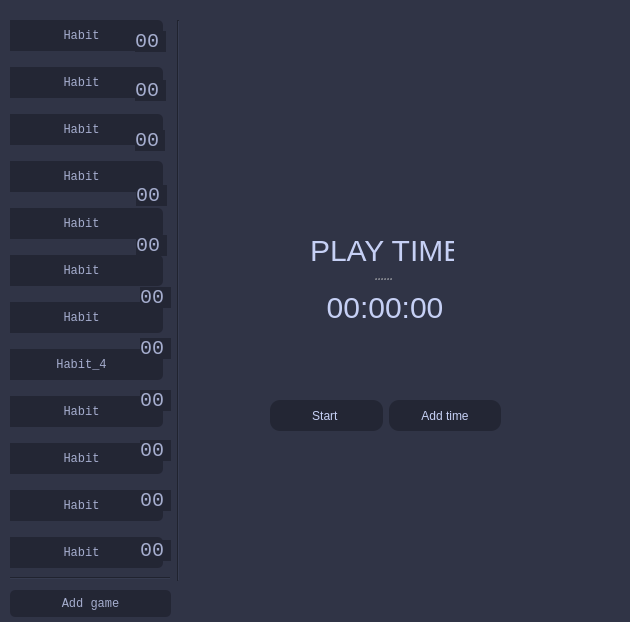
<?xml version="1.0" encoding="UTF-8"?>
<ui version="4.0">
 <class>timeIn</class>
 <widget class="QMainWindow" name="timeIn">
  <property name="geometry">
   <rect>
    <x>0</x>
    <y>0</y>
    <width>630</width>
    <height>622</height>
   </rect>
  </property>
  <property name="minimumSize">
   <size>
    <width>100</width>
    <height>31</height>
   </size>
  </property>
  <property name="windowTitle">
   <string>MainWindow</string>
  </property>
  <property name="styleSheet">
   <string notr="true">background-color: rgb(48, 52, 70);</string>
  </property>
  <widget class="QWidget" name="centralwidget">
   <widget class="QFrame" name="frame">
    <property name="geometry">
     <rect>
      <x>10</x>
      <y>0</y>
      <width>611</width>
      <height>591</height>
     </rect>
    </property>
    <property name="sizeIncrement">
     <size>
      <width>10</width>
      <height>0</height>
     </size>
    </property>
    <property name="baseSize">
     <size>
      <width>10</width>
      <height>0</height>
     </size>
    </property>
    <property name="styleSheet">
     <string notr="true">background-color: #303446;</string>
    </property>
    <property name="frameShape">
     <enum>QFrame::NoFrame</enum>
    </property>
    <property name="frameShadow">
     <enum>QFrame::Plain</enum>
    </property>
    <property name="lineWidth">
     <number>10</number>
    </property>
    <widget class="QFrame" name="frame_2">
     <property name="geometry">
      <rect>
       <x>230</x>
       <y>170</y>
       <width>281</width>
       <height>191</height>
      </rect>
     </property>
     <property name="styleSheet">
      <string notr="true">color: #c6d0f5;
font-size: 30px</string>
     </property>
     <property name="frameShape">
      <enum>QFrame::NoFrame</enum>
     </property>
     <property name="frameShadow">
      <enum>QFrame::Raised</enum>
     </property>
     <widget class="QSplitter" name="splitter">
      <property name="enabled">
       <bool>false</bool>
      </property>
      <property name="geometry">
       <rect>
        <x>70</x>
        <y>53</y>
        <width>144</width>
        <height>111</height>
       </rect>
      </property>
      <property name="orientation">
       <enum>Qt::Vertical</enum>
      </property>
      <widget class="QLabel" name="label">
       <property name="styleSheet">
        <string notr="true">color: #c6d0f5;
font-size: 30px</string>
       </property>
       <property name="text">
        <string>PLAY TIME</string>
       </property>
      </widget>
      <widget class="QLabel" name="label_2">
       <property name="styleSheet">
        <string notr="true">color: #c6d0f5;
font-size: 30px</string>
       </property>
       <property name="text">
        <string>  00:00:00</string>
       </property>
      </widget>
     </widget>
    </widget>
    <widget class="QWidget" name="layoutWidget">
     <property name="geometry">
      <rect>
       <x>260</x>
       <y>380</y>
       <width>231</width>
       <height>71</height>
      </rect>
     </property>
     <layout class="QHBoxLayout" name="horizontalLayout" stretch="0,0">
      <property name="spacing">
       <number>6</number>
      </property>
      <property name="sizeConstraint">
       <enum>QLayout::SetNoConstraint</enum>
      </property>
      <item>
       <widget class="QPushButton" name="start_butt">
        <property name="minimumSize">
         <size>
          <width>0</width>
          <height>31</height>
         </size>
        </property>
        <property name="styleSheet">
         <string notr="true">border-radius: 10% ;
background-color: #232634;
color: #c6d0f5;</string>
        </property>
        <property name="text">
         <string>Start </string>
        </property>
        <property name="checkable">
         <bool>false</bool>
        </property>
        <property name="checked">
         <bool>false</bool>
        </property>
       </widget>
      </item>
      <item>
       <widget class="QPushButton" name="time_butt_2">
        <property name="enabled">
         <bool>true</bool>
        </property>
        <property name="minimumSize">
         <size>
          <width>0</width>
          <height>31</height>
         </size>
        </property>
        <property name="baseSize">
         <size>
          <width>0</width>
          <height>10</height>
         </size>
        </property>
        <property name="styleSheet">
         <string notr="true">border-radius: 10% ;
background-color: #232634;
color: #c6d0f5;</string>
        </property>
        <property name="text">
         <string>Add time</string>
        </property>
        <property name="checkable">
         <bool>true</bool>
        </property>
       </widget>
      </item>
     </layout>
    </widget>
    <widget class="Line" name="line">
     <property name="geometry">
      <rect>
       <x>0</x>
       <y>570</y>
       <width>171</width>
       <height>16</height>
      </rect>
     </property>
     <property name="orientation">
      <enum>Qt::Horizontal</enum>
     </property>
    </widget>
    <widget class="Line" name="line_2">
     <property name="geometry">
      <rect>
       <x>160</x>
       <y>20</y>
       <width>16</width>
       <height>561</height>
      </rect>
     </property>
     <property name="orientation">
      <enum>Qt::Vertical</enum>
     </property>
    </widget>
    <widget class="QWidget" name="layoutWidget">
     <property name="geometry">
      <rect>
       <x>-10</x>
       <y>20</y>
       <width>163</width>
       <height>61</height>
      </rect>
     </property>
     <layout class="QVBoxLayout" name="verticalLayout" stretch="0,0,0,5,0,0,0,0,0,0,0,5">
      <property name="spacing">
       <number>16</number>
      </property>
      <property name="sizeConstraint">
       <enum>QLayout::SetMinimumSize</enum>
      </property>
      <item>
       <widget class="QPushButton" name="pushButton_9">
        <property name="minimumSize">
         <size>
          <width>161</width>
          <height>31</height>
         </size>
        </property>
        <property name="styleSheet">
         <string notr="true">color: #a5adce;
font-family: Liberation Mono;
background-color: #232634;
border-radius: 5%;</string>
        </property>
        <property name="text">
         <string>Habit</string>
        </property>
       </widget>
      </item>
      <item>
       <widget class="QPushButton" name="pushButton_10">
        <property name="minimumSize">
         <size>
          <width>161</width>
          <height>31</height>
         </size>
        </property>
        <property name="styleSheet">
         <string notr="true">color: #a5adce;
font-family: Liberation Mono;
background-color: #232634;
border-radius: 5%;</string>
        </property>
        <property name="text">
         <string>Habit</string>
        </property>
       </widget>
      </item>
      <item>
       <widget class="QPushButton" name="pushButton_11">
        <property name="minimumSize">
         <size>
          <width>161</width>
          <height>31</height>
         </size>
        </property>
        <property name="styleSheet">
         <string notr="true">color: #a5adce;
font-family: Liberation Mono;
background-color: #232634;
border-radius: 5%;</string>
        </property>
        <property name="text">
         <string>Habit</string>
        </property>
       </widget>
      </item>
      <item>
       <widget class="QPushButton" name="pushButton_12">
        <property name="minimumSize">
         <size>
          <width>161</width>
          <height>31</height>
         </size>
        </property>
        <property name="styleSheet">
         <string notr="true">color: #a5adce;
font-family: Liberation Mono;
background-color: #232634;
border-radius: 5%;</string>
        </property>
        <property name="text">
         <string>Habit</string>
        </property>
       </widget>
      </item>
      <item>
       <widget class="QPushButton" name="pushButton_13">
        <property name="minimumSize">
         <size>
          <width>161</width>
          <height>31</height>
         </size>
        </property>
        <property name="styleSheet">
         <string notr="true">color: #a5adce;
font-family: Liberation Mono;
background-color: #232634;
border-radius: 5%;</string>
        </property>
        <property name="text">
         <string>Habit</string>
        </property>
       </widget>
      </item>
      <item>
       <widget class="QPushButton" name="pushButton_2">
        <property name="minimumSize">
         <size>
          <width>161</width>
          <height>31</height>
         </size>
        </property>
        <property name="styleSheet">
         <string notr="true">color: #a5adce;
font-family: Liberation Mono;
background-color: #232634;
border-radius: 5%;</string>
        </property>
        <property name="text">
         <string>Habit</string>
        </property>
       </widget>
      </item>
      <item>
       <widget class="QPushButton" name="pushButton_3">
        <property name="minimumSize">
         <size>
          <width>161</width>
          <height>31</height>
         </size>
        </property>
        <property name="styleSheet">
         <string notr="true">color: #a5adce;
font-family: Liberation Mono;
background-color: #232634;
border-radius: 5%;</string>
        </property>
        <property name="text">
         <string>Habit</string>
        </property>
       </widget>
      </item>
      <item>
       <widget class="QPushButton" name="pushButton_4">
        <property name="minimumSize">
         <size>
          <width>161</width>
          <height>31</height>
         </size>
        </property>
        <property name="styleSheet">
         <string notr="true">color: #a5adce;
font-family: Liberation Mono;
background-color: #232634;
border-radius: 5%;</string>
        </property>
        <property name="text">
         <string>Habit_4</string>
        </property>
       </widget>
      </item>
      <item>
       <widget class="QPushButton" name="pushButton_5">
        <property name="minimumSize">
         <size>
          <width>161</width>
          <height>31</height>
         </size>
        </property>
        <property name="styleSheet">
         <string notr="true">color: #a5adce;
font-family: Liberation Mono;
background-color: #232634;
border-radius: 5%;</string>
        </property>
        <property name="text">
         <string>Habit</string>
        </property>
       </widget>
      </item>
      <item>
       <widget class="QPushButton" name="pushButton_8">
        <property name="minimumSize">
         <size>
          <width>161</width>
          <height>31</height>
         </size>
        </property>
        <property name="styleSheet">
         <string notr="true">color: #a5adce;
font-family: Liberation Mono;
background-color: #232634;
border-radius: 5%;</string>
        </property>
        <property name="text">
         <string>Habit</string>
        </property>
       </widget>
      </item>
      <item>
       <widget class="QPushButton" name="pushButton_6">
        <property name="minimumSize">
         <size>
          <width>161</width>
          <height>31</height>
         </size>
        </property>
        <property name="styleSheet">
         <string notr="true">color: #a5adce;
font-family: Liberation Mono;
background-color: #232634;
border-radius: 5%;</string>
        </property>
        <property name="text">
         <string>Habit</string>
        </property>
       </widget>
      </item>
      <item>
       <widget class="QPushButton" name="pushButton_7">
        <property name="minimumSize">
         <size>
          <width>161</width>
          <height>31</height>
         </size>
        </property>
        <property name="styleSheet">
         <string notr="true">color: #a5adce;
font-family: Liberation Mono;
background-color: #232634;
border-radius: 5%;</string>
        </property>
        <property name="text">
         <string>Habit</string>
        </property>
       </widget>
      </item>
     </layout>
    </widget>
    <widget class="QLabel" name="label_3">
     <property name="geometry">
      <rect>
       <x>125</x>
       <y>31</y>
       <width>31</width>
       <height>21</height>
      </rect>
     </property>
     <property name="styleSheet">
      <string notr="true">color: #a5adce;
font-family: Liberation Mono;
background-color: #232634;
border-radius: 24%;
font-size: 20px</string>
     </property>
     <property name="text">
      <string>00</string>
     </property>
    </widget>
    <widget class="QLabel" name="label_4">
     <property name="geometry">
      <rect>
       <x>125</x>
       <y>80</y>
       <width>31</width>
       <height>21</height>
      </rect>
     </property>
     <property name="styleSheet">
      <string notr="true">color: #a5adce;
font-family: Liberation Mono;
background-color: #232634;
border-radius: 24%;
font-size: 20px</string>
     </property>
     <property name="text">
      <string>00</string>
     </property>
    </widget>
    <widget class="QLabel" name="label_5">
     <property name="geometry">
      <rect>
       <x>125</x>
       <y>130</y>
       <width>30</width>
       <height>21</height>
      </rect>
     </property>
     <property name="styleSheet">
      <string notr="true">color: #a5adce;
font-family: Liberation Mono;
background-color: #232634;
border-radius: 24%;
font-size: 20px</string>
     </property>
     <property name="text">
      <string>00</string>
     </property>
    </widget>
    <widget class="QLabel" name="label_6">
     <property name="geometry">
      <rect>
       <x>126</x>
       <y>185</y>
       <width>31</width>
       <height>21</height>
      </rect>
     </property>
     <property name="styleSheet">
      <string notr="true">color: #a5adce;
font-family: Liberation Mono;
background-color: #232634;
border-radius: 24%;
font-size: 20px</string>
     </property>
     <property name="text">
      <string>00</string>
     </property>
    </widget>
    <widget class="QLabel" name="label_7">
     <property name="geometry">
      <rect>
       <x>130</x>
       <y>338</y>
       <width>31</width>
       <height>21</height>
      </rect>
     </property>
     <property name="styleSheet">
      <string notr="true">color: #a5adce;
font-family: Liberation Mono;
background-color: #232634;
border-radius: 24%;
font-size: 20px</string>
     </property>
     <property name="text">
      <string>00</string>
     </property>
    </widget>
    <widget class="QLabel" name="label_8">
     <property name="geometry">
      <rect>
       <x>130</x>
       <y>540</y>
       <width>31</width>
       <height>21</height>
      </rect>
     </property>
     <property name="styleSheet">
      <string notr="true">color: #a5adce;
font-family: Liberation Mono;
background-color: #232634;
border-radius: 24%;
font-size: 20px</string>
     </property>
     <property name="text">
      <string>00</string>
     </property>
    </widget>
    <widget class="QLabel" name="label_9">
     <property name="geometry">
      <rect>
       <x>126</x>
       <y>235</y>
       <width>31</width>
       <height>21</height>
      </rect>
     </property>
     <property name="styleSheet">
      <string notr="true">color: #a5adce;
font-family: Liberation Mono;
background-color: #232634;
border-radius: 24%;
font-size: 20px</string>
     </property>
     <property name="text">
      <string>00</string>
     </property>
    </widget>
    <widget class="QLabel" name="label_10">
     <property name="geometry">
      <rect>
       <x>130</x>
       <y>287</y>
       <width>31</width>
       <height>21</height>
      </rect>
     </property>
     <property name="styleSheet">
      <string notr="true">color: #a5adce;
font-family: Liberation Mono;
background-color: #232634;
border-radius: 24%;
font-size: 20px</string>
     </property>
     <property name="text">
      <string>00</string>
     </property>
    </widget>
    <widget class="QLabel" name="label_11">
     <property name="geometry">
      <rect>
       <x>130</x>
       <y>390</y>
       <width>31</width>
       <height>21</height>
      </rect>
     </property>
     <property name="styleSheet">
      <string notr="true">color: #a5adce;
font-family: Liberation Mono;
background-color: #232634;
border-radius: 24%;
font-size: 20px</string>
     </property>
     <property name="text">
      <string>00</string>
     </property>
    </widget>
    <widget class="QLabel" name="label_12">
     <property name="geometry">
      <rect>
       <x>130</x>
       <y>440</y>
       <width>31</width>
       <height>21</height>
      </rect>
     </property>
     <property name="styleSheet">
      <string notr="true">color: #a5adce;
font-family: Liberation Mono;
background-color: #232634;
border-radius: 24%;
font-size: 20px</string>
     </property>
     <property name="text">
      <string>00</string>
     </property>
    </widget>
    <widget class="QLabel" name="label_13">
     <property name="geometry">
      <rect>
       <x>130</x>
       <y>490</y>
       <width>31</width>
       <height>21</height>
      </rect>
     </property>
     <property name="styleSheet">
      <string notr="true">color: #a5adce;
font-family: Liberation Mono;
background-color: #232634;
border-radius: 24%;
font-size: 20px</string>
     </property>
     <property name="text">
      <string>00</string>
     </property>
    </widget>
   </widget>
   <widget class="QPushButton" name="pushButton">
    <property name="geometry">
     <rect>
      <x>10</x>
      <y>590</y>
      <width>161</width>
      <height>27</height>
     </rect>
    </property>
    <property name="styleSheet">
     <string notr="true">color: #a5adce;
font-family: Liberation Mono;
background-color: #232634;
border-radius: 5%;</string>
    </property>
    <property name="text">
     <string>Add game</string>
    </property>
   </widget>
  </widget>
 </widget>
 <resources/>
 <connections/>
</ui>
